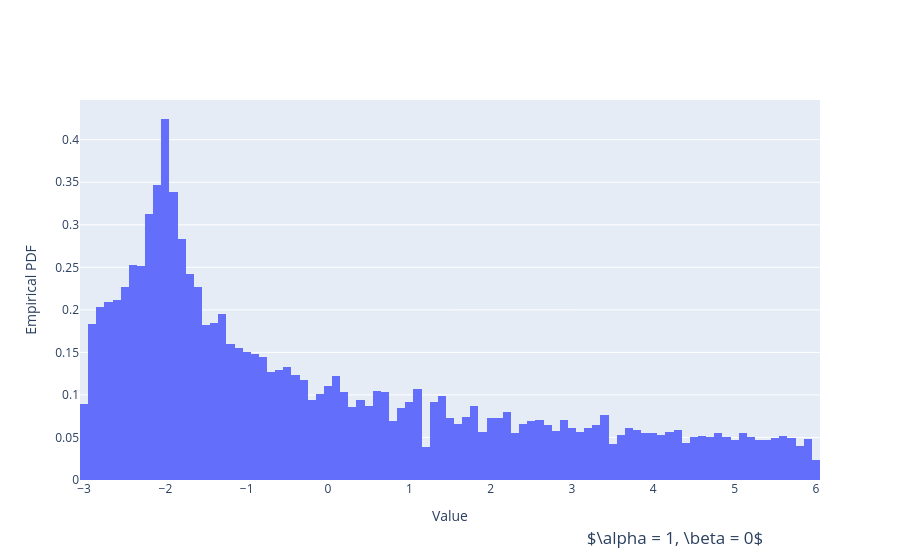

Notebook source saved alongside this figure:
### Code cell
alpha, beta = 1, 0

Lambda_alpha_A_beta_D = np.real(np.linalg.eigvals(alpha*A + beta*D))

# Plot histogram
fig = px.histogram(Lambda_alpha_A_beta_D,
                   nbins=150,                  # Number of bins
                   histnorm='probability density',  # Normalize to probability density
                   title=r'$\alpha = ' + str(alpha) + r', \beta = ' + str(beta) + '$')

# Update layout to fix title display and centering
fig.update_layout(
    title={
        'text': r'$\alpha = ' + str(alpha) + r', \beta = ' + str(beta) + '$',
        'y': 0.05,  # Adjust vertical position of the title
        'x': 0.75,   # Center the title
        'xanchor': 'center',
        'yanchor': 'top',
    },
    xaxis_title="Value",
    yaxis_title="Empirical PDF",
    showlegend=False  # Deactivate legend
)

# Display the figure
fig.show()

### Figure 1 — Plotly figure (JSON) as saved in the notebook; plotly's stock layout.template omitted (floating-point values rounded to 4 significant figures; data arrays with more than 128 entries replaced by an {"elided": "..."} marker saying what was removed)
{"data": [{"alignmentgroup": "True", "bingroup": "x", "histnorm": "probability density", "hovertemplate": "variable=0<br>value=%{x}<br>probability density=%{y}<extra></extra>", "legendgroup": "0", "marker": {"color": "#636efa", "pattern": {"shape": ""}}, "name": "0", "nbinsx": 150, "offsetgroup": "0", "orientation": "v", "showlegend": true, "type": "histogram", "x": {"elided": "9002 float values"}, "xaxis": "x", "yaxis": "y"}], "layout": {"autosize": true, "barmode": "relative", "legend": {"title": {"text": "variable"}, "tracegroupgap": 0}, "showlegend": false, "title": {"text": "$\\alpha = 1, \\beta = 0$", "x": 0.75, "xanchor": "center", "y": 0.05, "yanchor": "top"}, "xaxis": {"anchor": "y", "autorange": true, "domain": [0, 1], "range": [-3.05, 6.05], "title": {"text": "Value"}, "type": "linear"}, "yaxis": {"anchor": "x", "autorange": true, "domain": [0, 1], "range": [0, 0.4467], "title": {"text": "Empirical PDF"}}}}
